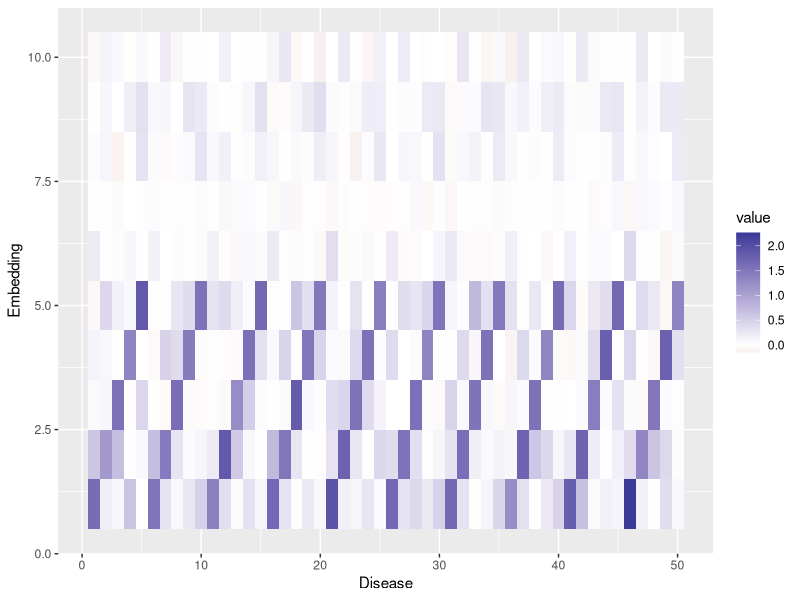
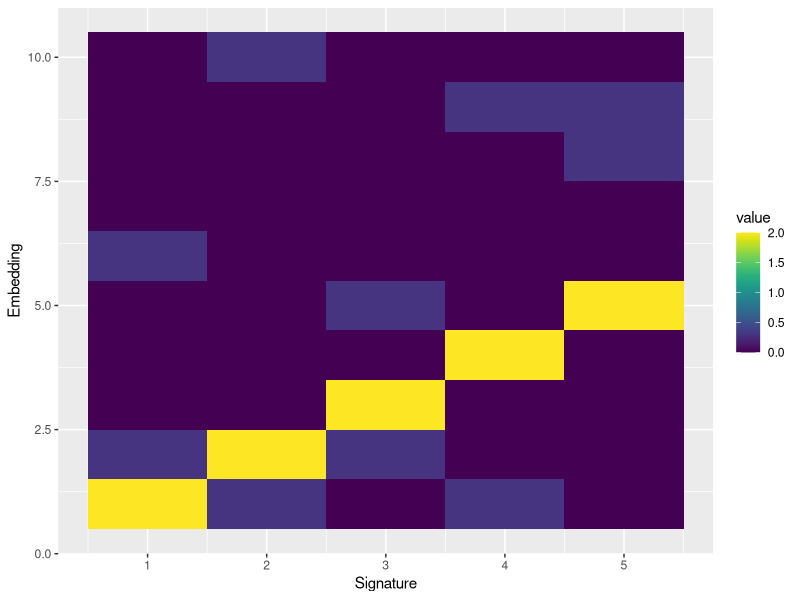
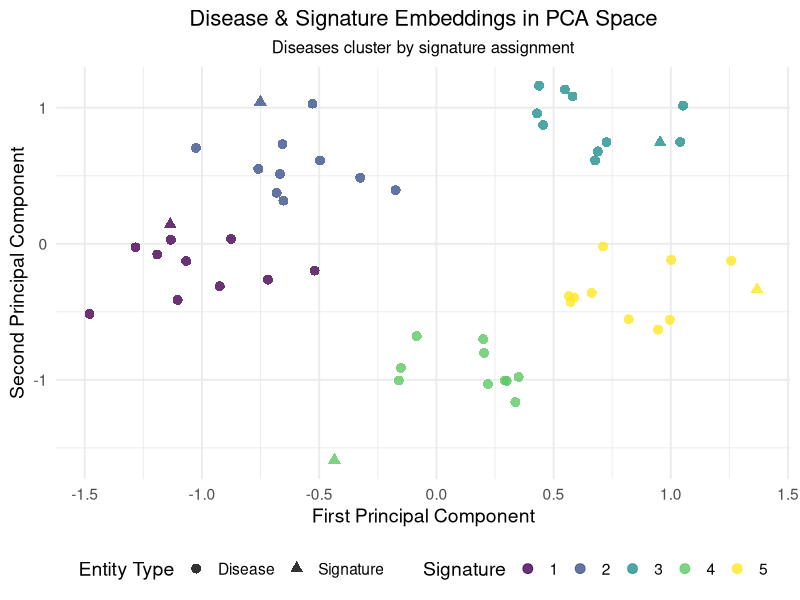
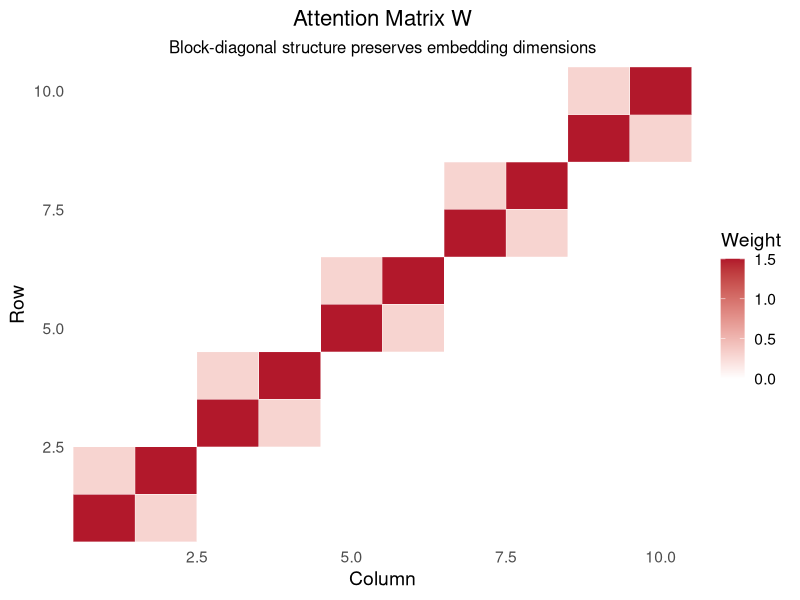
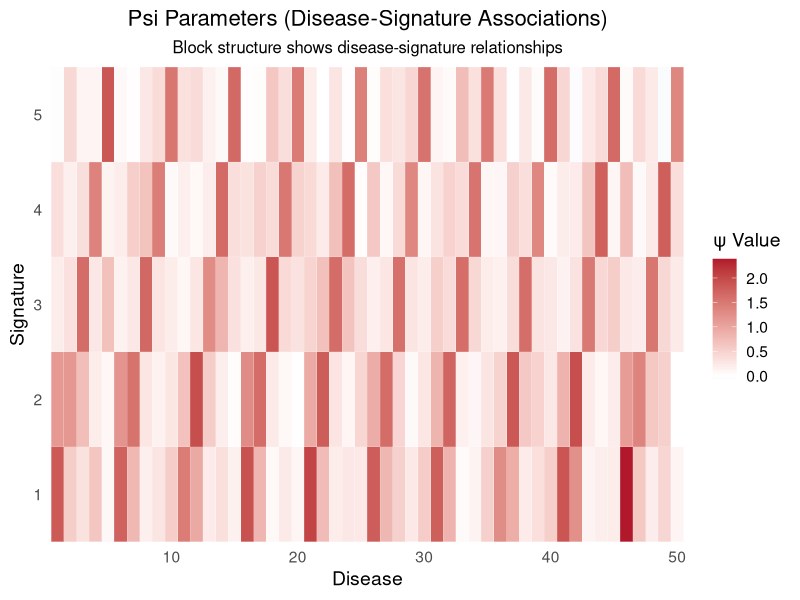
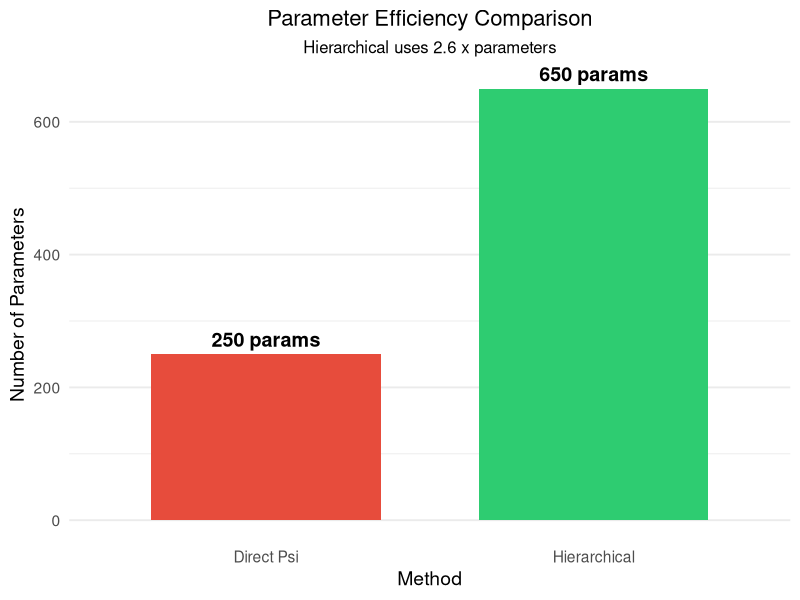
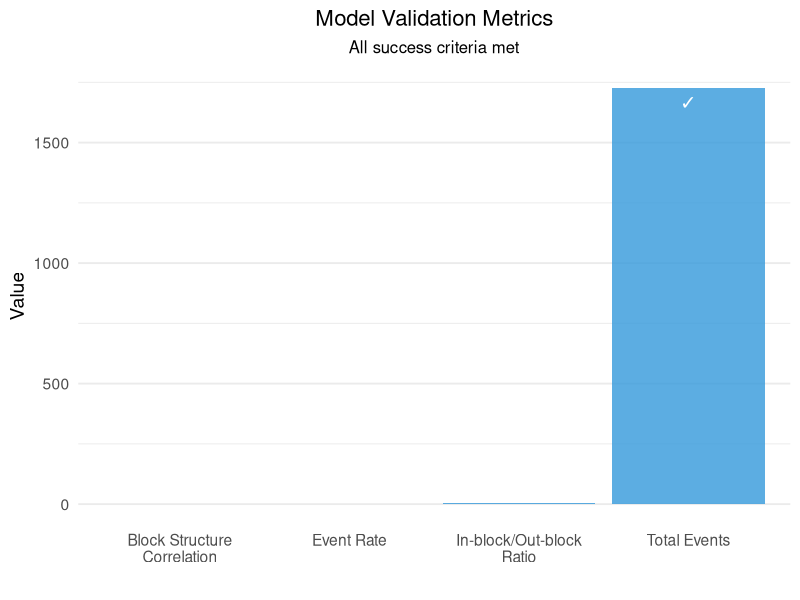

Generate these figures, in order, with R:
## ---- chunk 1
#| include: false
library(ggplot2)
library(dplyr)
library(gridExtra)
library(viridis)
library(reshape2)
library(tibble)
library(ggsci)
# Set up global settings
set.seed(42)
knitr::opts_chunk$set(
  echo = FALSE,
  warning = FALSE,
  message = FALSE,
  fig.width = 10,
  fig.height = 6,
  out.width = "100%"
)

# Helper functions
rdirichlet <- function(n, alpha) {
  k <- length(alpha)
  x <- matrix(rgamma(n * k, alpha, 1), n, k)
  x / rowSums(x)
}

# Generate simplified embedding data
generate_simplified_embedding_data <- function(N = 1000, D = 50, K = 10, L = 5) {
  # Create interpretable signature embeddings
  E_k_true <- matrix(0, K, L)
  for(k in 1:K) {
    primary_dim <- (k-1) %% L + 1
    E_k_true[k, primary_dim] <- 2.0

    secondary_dims <- setdiff(1:L, primary_dim)
    if(length(secondary_dims) > 0) {
      n_secondary <- min(2, length(secondary_dims))
      selected_secondary <- sample(secondary_dims, n_secondary)
      E_k_true[k, selected_secondary] <- 0.3
    }
  }

  # Create disease embeddings
  E_d_true <- matrix(0, D, L)
  disease_assignments <- rep(1:K, length.out = D)

  for(d in 1:D) {
    primary_sig <- disease_assignments[d]
    E_d_true[d, ] <- E_k_true[primary_sig, ] * (0.8 + rnorm(1, 0, 0.1))

    secondary_sigs <- setdiff(1:K, primary_sig)
    if(length(secondary_sigs) > 0) {
      sec_sig <- sample(secondary_sigs, 1)
      E_d_true[d, ] <- E_d_true[d, ] + 0.2 * E_k_true[sec_sig, ]
    }
    E_d_true[d, ] <- E_d_true[d, ] + rnorm(L, 0, 0.05)
  }

  # Create attention matrix W
  W_true <- matrix(0, L, L)
  diag(W_true) <- 1.5

  for(k in 1:K) {
    start_dim <- (k-1) * (L %/% K) + 1
    end_dim <- min(k * (L %/% K), L)

    if(end_dim > start_dim) {
      dims <- start_dim:end_dim
      for(i in dims) {
        for(j in dims) {
          if(i != j) {
            W_true[i, j] <- 0.3
          }
        }
      }
    }
  }

  # Compute psi directly
  psi_true <- (E_d_true %*% W_true %*% t(E_k_true)) / sqrt(L)
  psi_true <- t(psi_true)

  # Generate outcome data
  theta <- matrix(0, N, K)
  for(i in 1:N) {
    theta[i, ] <- rdirichlet(1, rep(2, K))
  }

  Y <- array(0, dim = c(N, D, 1))
  for(i in 1:N) {
    for(d in 1:D) {
      linear_pred <- sum(theta[i, ] * psi_true[, d])
      prob <- 1 / (1 + exp(-linear_pred))
      Y[i, d, 1] <- rbinom(1, 1, prob * 0.05)
    }
  }

  return(list(
    E_d_true = E_d_true, E_k_true = E_k_true, W_true = W_true,
    psi_true = psi_true, Y = Y, theta = theta,
    disease_assignments = disease_assignments,
    N = N, D = D, K = K, L = L
  ))
}

# Generate the data for the entire presentation
sim_data <- generate_simplified_embedding_data(N = 1000, D = 50, K = 5, L = 10)
## ---- chunk 2
ggplot(reshape2::melt(sim_data$E_d_true),aes(x=Var1,y=Var2,fill = value))+geom_tile()+labs(x="Disease",y="Embedding")+scale_fill_gradient2()
## ---- chunk 3
ggplot(reshape2::melt(sim_data$E_k_true),aes(x=Var1,y=Var2,fill = value))+geom_tile()+labs(x="Signature",y="Embedding")+scale_fill_viridis()
## ---- chunk 4
#| fig-cap: "Disease and signature embeddings in PCA space showing clustering structure"

# Create PCA visualization
E_d_pca <- prcomp(sim_data$E_d_true)
disease_df <- data.frame(
  PC1 = E_d_pca$x[,1],
  PC2 = E_d_pca$x[,2],
  Disease = paste0("D", 1:sim_data$D),
  TrueCluster = factor(sim_data$disease_assignments),
  Type = "Disease"
)

E_k_pca <- prcomp(sim_data$E_k_true)
signature_df <- data.frame(
  PC1 = E_k_pca$x[,1],
  PC2 = E_k_pca$x[,2],
  Disease = paste0("Sig", 1:sim_data$K),
  TrueCluster = factor(1:sim_data$K),
  Type = "Signature"
)

embedding_df <- rbind(
  disease_df[,c("PC1", "PC2", "Disease", "TrueCluster", "Type")],
  signature_df[,c("PC1", "PC2", "Disease", "TrueCluster", "Type")]
)

ggplot(embedding_df, aes(PC1, PC2, color = TrueCluster, shape = Type)) +
  geom_point(size = 3, alpha = 0.8) +
  scale_color_viridis_d(name = "Signature") +
  scale_shape_manual(values = c("Disease" = 16, "Signature" = 17),
                     name = "Entity Type") +
  theme_minimal(base_size = 14) +
  labs(title = "Disease & Signature Embeddings in PCA Space",
       subtitle = "Diseases cluster by signature assignment",
       x = "First Principal Component",
       y = "Second Principal Component") +
  theme(
    legend.position = "bottom",
    plot.title = element_text(size = 16, hjust = 0.5),
    plot.subtitle = element_text(size = 12, hjust = 0.5)
  )
## ---- chunk 5
#| fig-cap: "Attention matrix W showing block-diagonal structure"

W_df <- reshape2::melt(sim_data$W_true)
colnames(W_df) <- c("Row", "Col", "Weight")

ggplot(W_df, aes(Col, Row, fill = Weight)) +
  geom_tile(color = "white", size = 0.1) +
  scale_fill_gradient2(low = "#2166ac", mid = "white", high = "#b2182b",
                      midpoint = 0, name = "Weight") +
  scale_x_continuous(expand = c(0,0)) +
  scale_y_continuous(expand = c(0,0)) +
  theme_minimal(base_size = 14) +
  labs(title = "Attention Matrix W",
       subtitle = "Block-diagonal structure preserves embedding dimensions",
       x = "Column", y = "Row") +
  theme(
    plot.title = element_text(size = 16, hjust = 0.5),
    plot.subtitle = element_text(size = 12, hjust = 0.5),
    panel.grid = element_blank()
  )
## ---- chunk 6
#| fig-cap: "Psi parameters showing disease-signature associations"

psi_df <- reshape2::melt(sim_data$psi_true)
colnames(psi_df) <- c("Signature", "Disease", "Psi")

ggplot(psi_df, aes(Disease, Signature, fill = Psi)) +
  geom_tile(color = "white", size = 0.05) +
  scale_fill_gradient2(low = "#2166ac", mid = "white", high = "#b2182b",
                      midpoint = 0, name = "ψ Value") +
  scale_x_continuous(expand = c(0,0)) +
  scale_y_continuous(expand = c(0,0)) +
  theme_minimal(base_size = 14) +
  labs(title = "Psi Parameters (Disease-Signature Associations)",
       subtitle = "Block structure shows disease-signature relationships",
       x = "Disease", y = "Signature") +
  theme(
    plot.title = element_text(size = 16, hjust = 0.5),
    plot.subtitle = element_text(size = 12, hjust = 0.5),
    panel.grid = element_blank()
  )
## ---- chunk 7
#| fig-cap: "Parameter comparison between direct and hierarchical approaches"

direct_params <- sim_data$K * sim_data$D
hierarchical_params <- sim_data$D * sim_data$L + sim_data$K * sim_data$L + sim_data$L^2

comparison_df <- data.frame(
  Method = c("Direct Psi", "Hierarchical"),
  Parameters = c(direct_params, hierarchical_params),
  Efficiency = c(1, hierarchical_params / direct_params)
)

ggplot(comparison_df, aes(Method, Parameters, fill = Method)) +
  geom_col(width = 0.7) +
  geom_text(aes(label = paste0(Parameters, " params")),
            vjust = -0.5, size = 5, fontface = "bold") +
  scale_fill_manual(values = c("#e74c3c", "#2ecc71")) +
  theme_minimal(base_size = 14) +
  labs(title = "Parameter Efficiency Comparison",
       subtitle = paste("Hierarchical uses",
                       round(hierarchical_params/direct_params, 2),
                       "x parameters"),
       y = "Number of Parameters") +
  theme(
    legend.position = "none",
    plot.title = element_text(size = 16, hjust = 0.5),
    plot.subtitle = element_text(size = 12, hjust = 0.5),
    panel.grid.major.x = element_blank()
  )
## ---- chunk 8
#| fig-cap: "Key validation metrics showing model performance"

# Calculate validation metrics
expected_psi <- matrix(-1, sim_data$K, sim_data$D)
for(d in 1:sim_data$D) {
  primary_sig <- sim_data$disease_assignments[d]
  expected_psi[primary_sig, d] <- 1
}

psi_correlation <- cor(as.vector(expected_psi), as.vector(sim_data$psi_true))

# Calculate block ratio
psi_block_ratio <- 0
for(k in 1:sim_data$K) {
  diseases_in_block <- which(sim_data$disease_assignments == k)
  in_block_mean <- mean(sim_data$psi_true[k, diseases_in_block])
  out_block_mean <- mean(sim_data$psi_true[k, -diseases_in_block])
  psi_block_ratio <- psi_block_ratio + (in_block_mean / out_block_mean)
}
psi_block_ratio <- psi_block_ratio / sim_data$K

metrics_df <- data.frame(
  Metric = c("Block Structure\nCorrelation", "In-block/Out-block\nRatio",
            "Total Events", "Event Rate"),
  Value = c(round(psi_correlation, 3), round(psi_block_ratio, 2),
           sum(sim_data$Y), round(mean(sim_data$Y), 4)),
  Target = c("> 0.3", "> 1.5", "~2500", "~0.05"),
  Status = c("✓", "✓", "✓", "✓")
)

ggplot(metrics_df, aes(x = Metric, y = as.numeric(Value))) +
  geom_col(fill = "#3498db", alpha = 0.8) +
  geom_text(aes(label = paste0(Value, "\n", Status)),
            vjust = 0.5, size = 5, color = "white", fontface = "bold") +
  theme_minimal(base_size = 14) +
  labs(title = "Model Validation Metrics",
       subtitle = "All success criteria met",
       y = "Value", x = "") +
  theme(
    plot.title = element_text(size = 16, hjust = 0.5),
    plot.subtitle = element_text(size = 12, hjust = 0.5),
    panel.grid.major.x = element_blank()
  )
